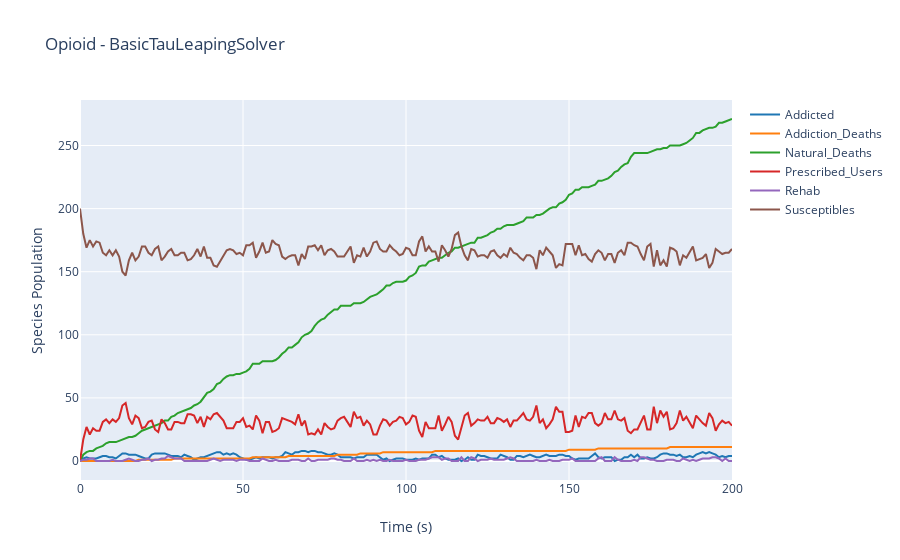

Here is the notebook cell this chart was saved with:
### Code cell
%time results = model.run(solver=BasicTauLeapingSolver(), show_labels=True)
results.plotplotly()

### Figure 1 — Plotly figure (JSON) as saved in the notebook; plotly's stock layout.template omitted (floating-point values rounded to 4 significant figures; data arrays with more than 128 entries replaced by an {"elided": "..."} marker saying what was removed)
{"data": [{"line": {"color": "#1f77b4"}, "mode": "lines", "name": "Addicted", "type": "scatter", "x": {"elided": "201 int values"}, "y": {"elided": "201 int values"}}, {"line": {"color": "#ff7f0e"}, "mode": "lines", "name": "Addiction_Deaths", "type": "scatter", "x": {"elided": "201 int values"}, "y": {"elided": "201 int values"}}, {"line": {"color": "#2ca02c"}, "mode": "lines", "name": "Natural_Deaths", "type": "scatter", "x": {"elided": "201 int values"}, "y": {"elided": "201 int values"}}, {"line": {"color": "#d62728"}, "mode": "lines", "name": "Prescribed_Users", "type": "scatter", "x": {"elided": "201 int values"}, "y": {"elided": "201 int values"}}, {"line": {"color": "#9467bd"}, "mode": "lines", "name": "Rehab", "type": "scatter", "x": {"elided": "201 int values"}, "y": {"elided": "201 int values"}}, {"line": {"color": "#8c564b"}, "mode": "lines", "name": "Susceptibles", "type": "scatter", "x": {"elided": "201 int values"}, "y": {"elided": "201 int values"}}], "layout": {"showlegend": true, "title": {"text": "Opioid - BasicTauLeapingSolver"}, "xaxis": {"title": {"text": "Time (s)"}}, "yaxis": {"title": {"text": "Species Population"}}}}
